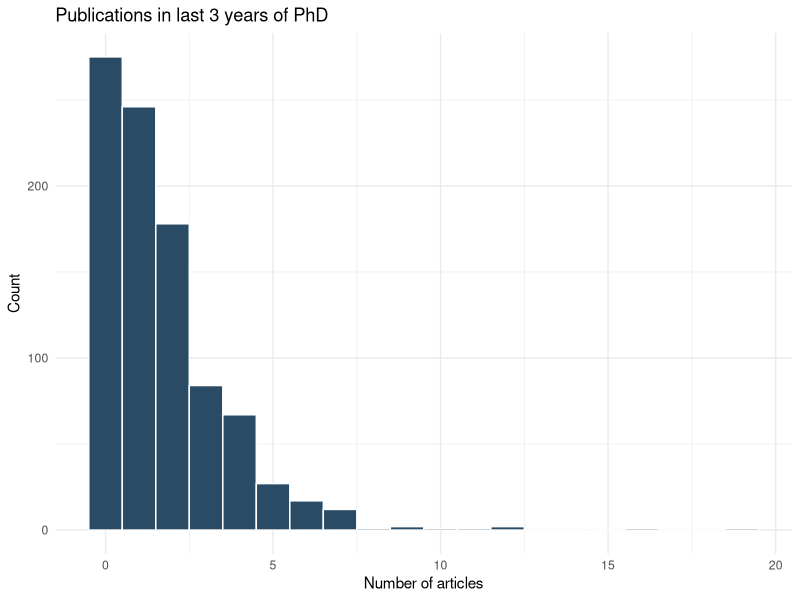
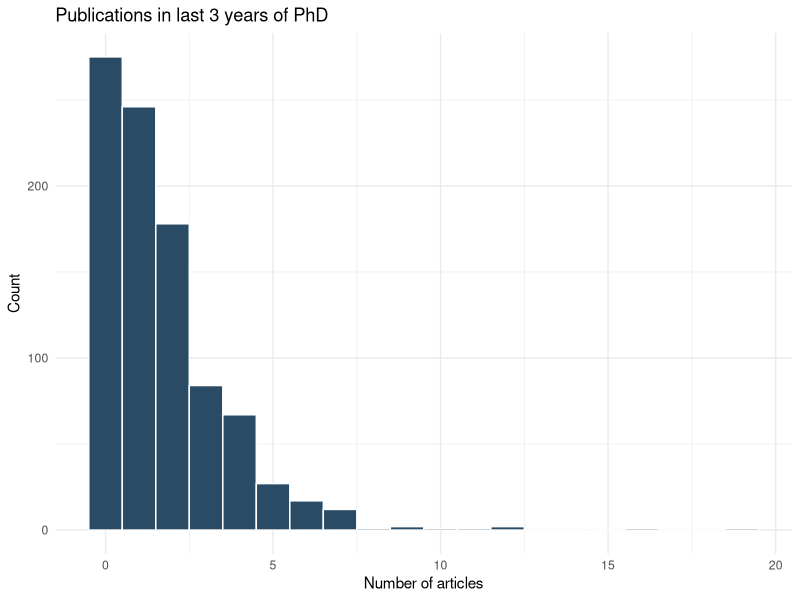

These figures' R source, in order:
options(stringsAsFactors = FALSE)

library(carData)
library(MASS)
library(nnet)
library(pscl)
library(AER)
library(marginaleffects)
library(ggplot2)

# ==========================================================================
# Part 1: Ordinal and Multinomial Outcomes (BEPS)
# ==========================================================================

data(BEPS)

# ----------------------------------------------------------
# 1. Ordered logit: perceptions of the national economy
# ----------------------------------------------------------

# a)
table(BEPS$economic.cond.national)
BEPS$econ_ord = factor(BEPS$economic.cond.national, ordered = TRUE)

# b)
m_ologit = polr(econ_ord ~ age + gender + Europe + political.knowledge,
                data = BEPS, Hess = TRUE)
summary(m_ologit)

# c)
avg_slopes(m_ologit)

# d)
predictions(m_ologit, newdata = datagrid(gender = c("female", "male")))

# ----------------------------------------------------------
# 2. Multinomial logit: vote choice
# ----------------------------------------------------------

# a)
BEPS$vote = relevel(BEPS$vote, ref = "Conservative")
m_mlogit = multinom(vote ~ economic.cond.national + Blair + Hague +
                           Kennedy + Europe, data = BEPS, trace = FALSE)
summary(m_mlogit)

# b)
avg_slopes(m_mlogit)

# c)
# IIA: odds ratio between any two alternatives unaffected by other alternatives.
# Labour and Lib Dem are both centre-left (moderate concern); Conservatives are
# clearly distinct. IIA plausible overall, but cautious for Labour/Lib Dem pair.

# ==========================================================================
# Part 2: Count Data (bioChemists)
# ==========================================================================

data(bioChemists)

# ----------------------------------------------------------
# 3. Poisson regression: publication counts
# ----------------------------------------------------------

# a)
summary(bioChemists$art)
var(bioChemists$art)

ggplot(bioChemists, aes(x = art)) +
  geom_histogram(binwidth = 1, fill = "#294b66", color = "white") +
  theme_minimal() +
  labs(title = "Publications in last 3 years of PhD",
       x = "Number of articles", y = "Count")
ggsave("hist_art.pdf", width = 6, height = 4)

# b)
m_pois = glm(art ~ fem + mar + kid5 + phd + ment,
             data = bioChemists, family = poisson)
summary(m_pois)
exp(coef(m_pois)["ment"])

# c)
dispersiontest(m_pois)

# ----------------------------------------------------------
# 4. Negative binomial regression
# ----------------------------------------------------------

# a)
m_nb = glm.nb(art ~ fem + mar + kid5 + phd + ment,
              data = bioChemists)
summary(m_nb)

# b)
AIC(m_pois)
AIC(m_nb)

# c)
predictions(m_nb, newdata = datagrid(fem = c("Men", "Women")))

# d)
# Poisson inadequate (dispersion test p < 0.001, AIC ~3314 vs NB ~3136).
# NB ment IRR ~1.026: productive mentors modestly boost student output.
# Significant NB predictors: fem (negative), kid5 (negative), ment (positive).
# phd and mar not significant.
# Early-career productivity shaped by mentor environment, gender, and family demands.
